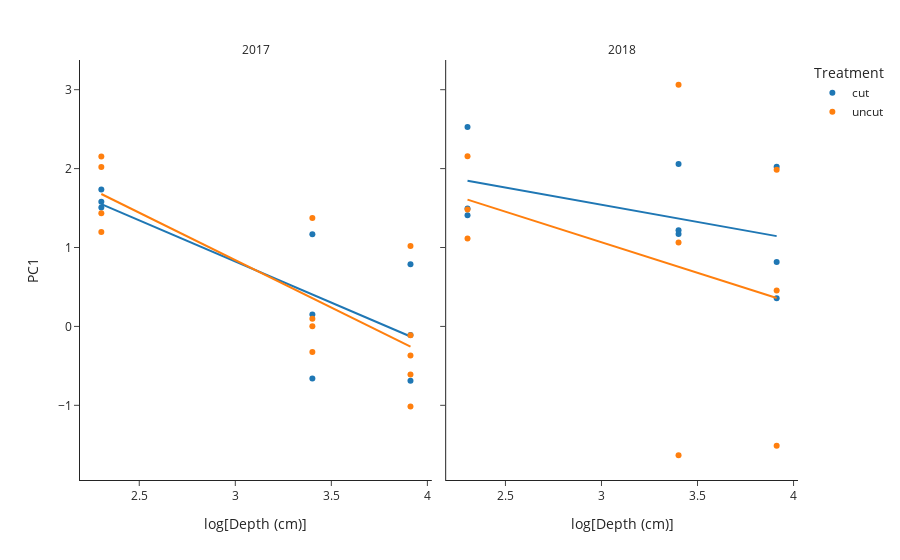

Notebook code cell kept with this figure:
### Markdown cell above
Visualizing this relationship, PC1 values tend to decrease with soil depth. There is a stronger relationship between the log(depth) and PC1 in 2017 than 2018. Differences between years in soil water isotopic values may be due to time since the last rainfall when samples were collected.

### Code cell
# Plot the relationship
fig_pc1 = px.scatter(df_soil, x = 'Depth_log', y = "PC1", facet_col = 'Year', color = 'Treatment', 
                     template = 'simple_white', trendline='ols')
fig_pc1.update_xaxes(title_text = 'log[Depth (cm)]')
fig_pc1.for_each_annotation(lambda a: a.update(text=a.text.split("=")[-1]))
fig_pc1.show()

### Figure 1 — Plotly figure (JSON) as saved in the notebook; plotly's stock layout.template omitted (floating-point values rounded to 4 significant figures)
{"data": [{"hoverlabel": {"namelength": 0}, "hovertemplate": "Treatment=cut<br>Year=2017<br>Depth_log=%{x}<br>PC1=%{y}", "legendgroup": "cut", "marker": {"color": "#1F77B4", "symbol": "circle"}, "mode": "markers", "name": "cut", "showlegend": true, "type": "scatter", "x": [2.303, 2.303, 3.401, 3.401, 3.912, 3.912, 2.303, 3.401, 3.912], "xaxis": "x", "y": [1.507, 1.58, -0.6599, 0.1513, -0.6874, -0.1082, 1.736, 1.167, 0.789], "yaxis": "y"}, {"hoverlabel": {"namelength": 0}, "hovertemplate": "<b>OLS trendline</b><br>PC1 = -1.04206 * Depth_log + 3.94835<br>R<sup>2</sup>=0.597374<br><br>Treatment=cut<br>Year=2017<br>Depth_log=%{x}<br>PC1=%{y} <b>(trend)</b>", "legendgroup": "cut", "marker": {"color": "#1F77B4", "symbol": "circle"}, "mode": "lines", "name": "cut", "showlegend": false, "type": "scatter", "x": [2.303, 2.303, 2.303, 3.401, 3.401, 3.401, 3.912, 3.912, 3.912], "xaxis": "x", "y": [1.549, 1.549, 1.549, 0.4041, 0.4041, 0.4041, -0.1282, -0.1282, -0.1282], "yaxis": "y"}, {"hoverlabel": {"namelength": 0}, "hovertemplate": "Treatment=cut<br>Year=2018<br>Depth_log=%{x}<br>PC1=%{y}", "legendgroup": "cut", "marker": {"color": "#1F77B4", "symbol": "circle"}, "mode": "markers", "name": "cut", "showlegend": false, "type": "scatter", "x": [2.303, 3.401, 3.912, 2.303, 3.401, 3.912, 2.303, 3.401, 3.912], "xaxis": "x2", "y": [1.409, 1.219, 0.3558, 1.494, 1.17, 0.8165, 2.528, 2.059, 2.025], "yaxis": "y2"}, {"hoverlabel": {"namelength": 0}, "hovertemplate": "<b>OLS trendline</b><br>PC1 = -0.436551 * Depth_log + 2.85218<br>R<sup>2</sup>=0.214991<br><br>Treatment=cut<br>Year=2018<br>Depth_log=%{x}<br>PC1=%{y} <b>(trend)</b>", "legendgroup": "cut", "marker": {"color": "#1F77B4", "symbol": "circle"}, "mode": "lines", "name": "cut", "showlegend": false, "type": "scatter", "x": [2.303, 2.303, 2.303, 3.401, 3.401, 3.401, 3.912, 3.912, 3.912], "xaxis": "x2", "y": [1.847, 1.847, 1.847, 1.367, 1.367, 1.367, 1.144, 1.144, 1.144], "yaxis": "y2"}, {"hoverlabel": {"namelength": 0}, "hovertemplate": "Treatment=uncut<br>Year=2017<br>Depth_log=%{x}<br>PC1=%{y}", "legendgroup": "uncut", "marker": {"color": "#FF7F0E", "symbol": "circle"}, "mode": "markers", "name": "uncut", "showlegend": true, "type": "scatter", "x": [2.303, 2.303, 3.401, 3.401, 3.912, 3.912, 2.303, 3.401, 3.912, 2.303, 3.401, 3.912, 3.912], "xaxis": "x", "y": [1.433, 1.196, -0.3247, 0.09634, -0.6083, -1.014, 2.019, 0.001808, -0.1116, 2.153, 1.375, -0.3677, 1.018], "yaxis": "y"}, {"hoverlabel": {"namelength": 0}, "hovertemplate": "<b>OLS trendline</b><br>PC1 = -1.20143 * Depth_log + 4.44445<br>R<sup>2</sup>=0.644055<br><br>Treatment=uncut<br>Year=2017<br>Depth_log=%{x}<br>PC1=%{y} <b>(trend)</b>", "legendgroup": "uncut", "marker": {"color": "#FF7F0E", "symbol": "circle"}, "mode": "lines", "name": "uncut", "showlegend": false, "type": "scatter", "x": [2.303, 2.303, 2.303, 2.303, 3.401, 3.401, 3.401, 3.401, 3.912, 3.912, 3.912, 3.912, 3.912], "xaxis": "x", "y": [1.678, 1.678, 1.678, 1.678, 0.3581, 0.3581, 0.3581, 0.3581, -0.2556, -0.2556, -0.2556, -0.2556, -0.2556], "yaxis": "y"}, {"hoverlabel": {"namelength": 0}, "hovertemplate": "Treatment=uncut<br>Year=2018<br>Depth_log=%{x}<br>PC1=%{y}", "legendgroup": "uncut", "marker": {"color": "#FF7F0E", "symbol": "circle"}, "mode": "markers", "name": "uncut", "showlegend": false, "type": "scatter", "x": [2.303, 3.401, 3.912, 2.303, 3.401, 3.912, 2.303, 3.401, 3.912], "xaxis": "x2", "y": [1.482, -1.633, -1.512, 1.114, 3.063, 1.985, 2.155, 1.064, 0.4538], "yaxis": "y2"}, {"hoverlabel": {"namelength": 0}, "hovertemplate": "<b>OLS trendline</b><br>PC1 = -0.77491 * Depth_log + 3.39169<br>R<sup>2</sup>=0.120200<br><br>Treatment=uncut<br>Year=2018<br>Depth_log=%{x}<br>PC1=%{y} <b>(trend)</b>", "legendgroup": "uncut", "marker": {"color": "#FF7F0E", "symbol": "circle"}, "mode": "lines", "name": "uncut", "showlegend": false, "type": "scatter", "x": [2.303, 2.303, 2.303, 3.401, 3.401, 3.401, 3.912, 3.912, 3.912], "xaxis": "x2", "y": [1.607, 1.607, 1.607, 0.7561, 0.7561, 0.7561, 0.3602, 0.3602, 0.3602], "yaxis": "y2"}], "layout": {"annotations": [{"font": {}, "showarrow": false, "text": "2017", "x": 0.245, "xanchor": "center", "xref": "paper", "y": 1, "yanchor": "bottom", "yref": "paper"}, {"font": {}, "showarrow": false, "text": "2018", "x": 0.755, "xanchor": "center", "xref": "paper", "y": 1, "yanchor": "bottom", "yref": "paper"}], "autosize": true, "legend": {"title": {"text": "Treatment"}, "tracegroupgap": 0}, "margin": {"t": 60}, "xaxis": {"anchor": "y", "autorange": true, "domain": [0, 0.49], "range": [2.188, 4.026], "title": {"text": "log[Depth (cm)]"}, "type": "linear"}, "xaxis2": {"anchor": "y2", "autorange": true, "domain": [0.51, 1], "matches": "x", "range": [2.188, 4.026], "title": {"text": "log[Depth (cm)]"}, "type": "linear"}, "yaxis": {"anchor": "x", "autorange": true, "domain": [0, 1], "range": [-1.966, 3.396], "title": {"text": "PC1"}, "type": "linear"}, "yaxis2": {"anchor": "x2", "autorange": true, "domain": [0, 1], "matches": "y", "range": [-1.966, 3.396], "showticklabels": false, "type": "linear"}}}
